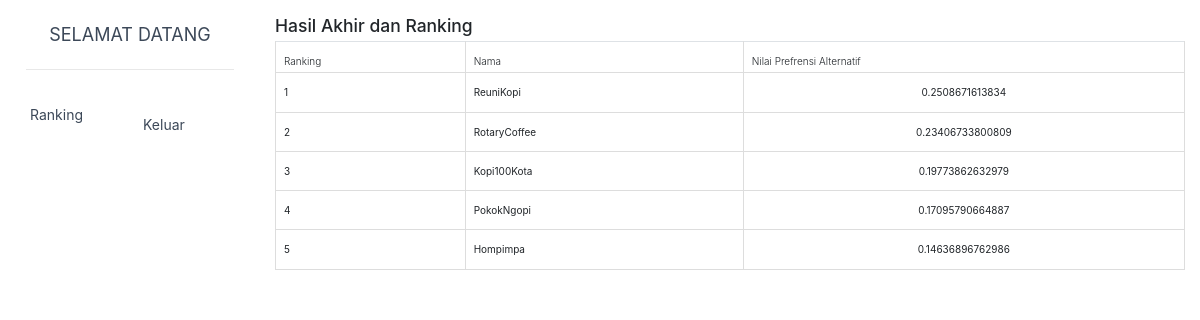
The page /login/dashboard/index.php?page=9 (signed in) on the database as committed earlier.
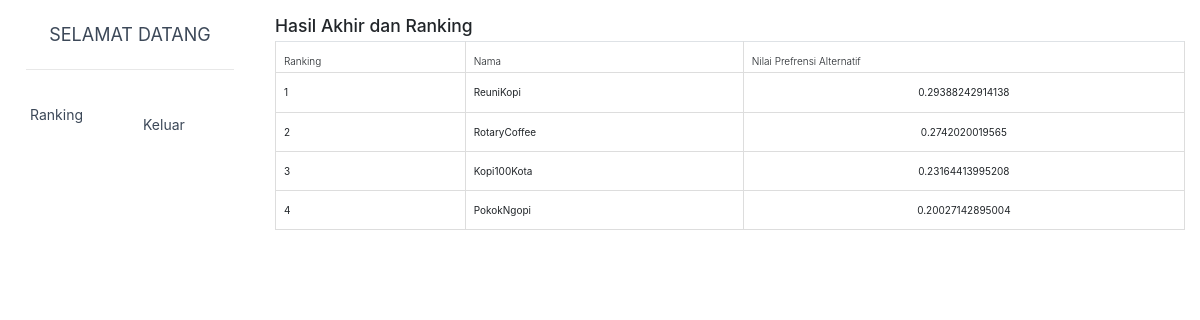
The same page on the database as committed later.
### tables this page shows
CREATE TABLE `alternatif` (
  `id_alternatif` varchar(5) NOT NULL,
  `nm_alternatif` varchar(35) NOT NULL,
  `n_vektor_s` double NOT NULL,
  `n_vektor_v` double NOT NULL
);

### login/dashboard/include/nilai_prefensi_alternatif.php (the view, shortened to what this page needs)
<?php
include ("../koneksi/koneksi.php");
?>
<div class="box-header">
	<h3 class="box-title ">Hasil Akhir dan Ranking</h3>
</div>
<table class="table table-stripped table-hover table-bordered">
	<thead>
		<tr>
			<th rowspan="2">Ranking</th>
			<th rowspan="2">Nama</th>
			<th rowspan="2">Nilai Prefrensi Alternatif</th>
	</thead>
	<tbody>
		<?php
			$i=0;
			$a=mysqli_query($conn, "select * from alternatif order by n_vektor_v desc");
			while($da=mysqli_fetch_assoc($a)){
				echo "<tr>
					<td>".(++$i)."</td>
					<td>$da[nm_alternatif]</td>";
						$n=mysqli_query($conn, "select sum(n_vektor_s) as sum from alternatif");
						$quV = mysqli_fetch_array($n);
						$jml_vs = $quV['sum'];
						$vkt_v = $da['n_vektor_s'] / $jml_vs;
						echo "<td align='center'>".($vkt_v)."</td>";
					echo "</tr>\n";
			}
		?>
	</tbody>
</table>

Rows that differ between the two databases and show on the page:
removed alternatif: nm_alternatif "Hompimpa", vkt_v "0.14636896762986"
computed for alternatif "ReuniKopi": vkt_v "0.2508671613834" → "0.29388242914138"
computed for alternatif "RotaryCoffee": vkt_v "0.23406733800809" → "0.2742020019565"
computed for alternatif "Kopi100Kota": vkt_v "0.19773862632979" → "0.23164413995208"
computed for alternatif "PokokNgopi": vkt_v "0.17095790664887" → "0.20027142895004"
